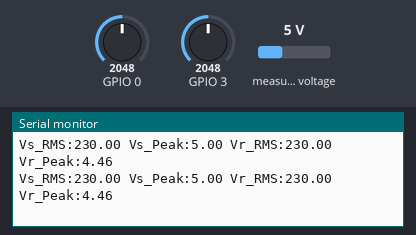
The sketch below on a simulated ESP32. Shown: the last lines printed to the serial monitor. The inputs (shaded band) are chosen by the test bench; at power-on: measured voltage 5 V, GPIO 0 = 2048, GPIO 3 = 2048.

Above: at 1.2 s.
1.3 s: measured voltage set to 0.3 V
At 1.46 s:
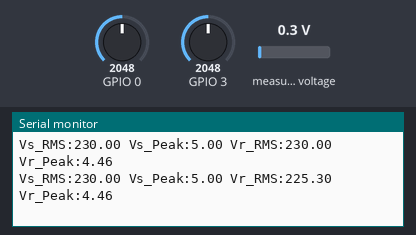
2.8 s: GPIO 0 set to 2866
At 2.91 s:
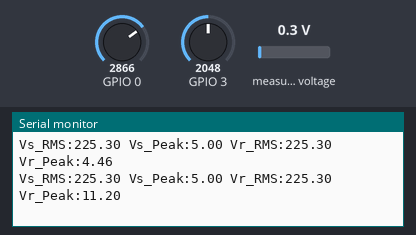
4.3 s: GPIO 3 set to 2866
At 4.37 s:
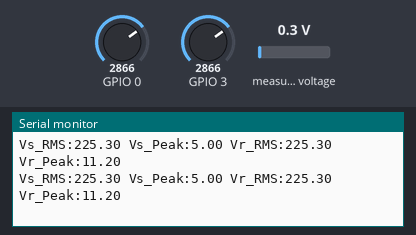
5.8 s: measured voltage set to 3.8 V
At 5.82 s:
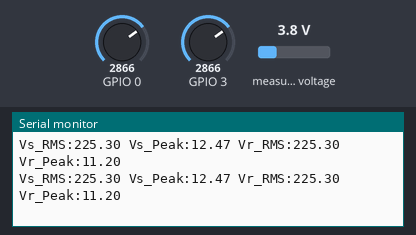
8.8 s: GPIO 0 set to 3603
At 8.92 s:
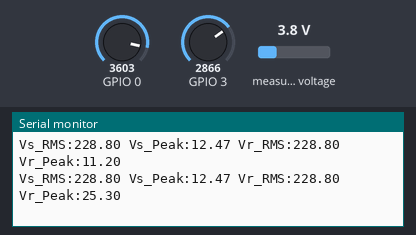
10.3 s: GPIO 3 set to 3603
At 10.37 s:
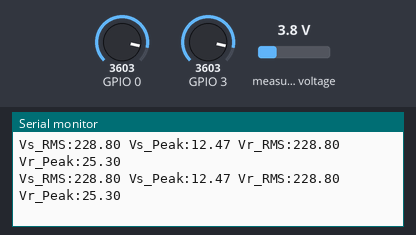
Timing chart, 0 to 12.8 s (numbered marks = the images above; inputs shaded):
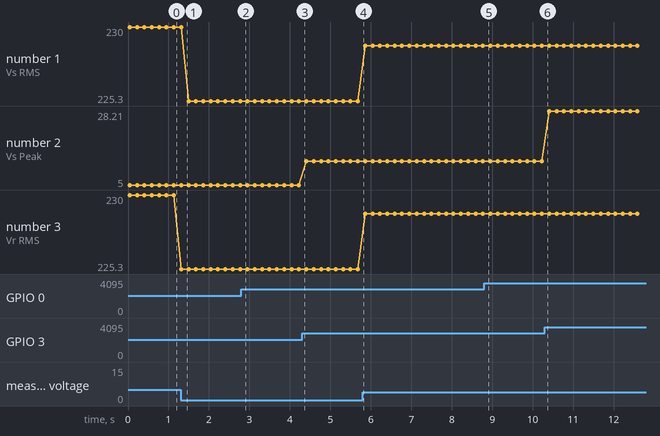

The sketch:

acquisition.ino
```cpp
#include <ZMPT101B.h>

// Sensor configuration structure
struct VoltageSensor {
  const char* name;
  uint8_t pin;
  float sensitivity;
  int zeroBaseline;
  ZMPT101B driver;

  VoltageSensor(const char* n, uint8_t p, float sens, int zero = 2282, float freq = 50.0f)
    : name(n), pin(p), sensitivity(sens), zeroBaseline(zero), driver(p, freq) {}

  void begin() {
    driver.setSensitivity(sensitivity);
  }

  float getRms(uint8_t loopCount = 1) {
    return driver.getRmsVoltage(loopCount);
  }

  float getPeak() {
    int maxDeviation = 0;
    uint32_t tStart = micros();
    while (micros() - tStart < 20000) { // 20ms = 1 period of 50Hz
      int raw = analogRead(pin);
      int dev = abs(raw - zeroBaseline);
      if (dev > maxDeviation) {
        maxDeviation = dev;
      }
    }
    return (float)maxDeviation * (3.3f / 4095.0f) * sensitivity;
  }
};

// -------------------------------------------------------------
// Easy Sensor List: Add any new sensor here in one line!
// -------------------------------------------------------------
VoltageSensor sensors[] = {
  // Name, Pin, Sensitivity, Zero-Baseline
  VoltageSensor("Vs", 3, 26.50f, 2282),
  VoltageSensor("Vr", 0, 23.75f, 2281),
};

const size_t NUM_SENSORS = sizeof(sensors) / sizeof(sensors[0]);

void setup() {
  Serial.begin(115200);

  for (size_t i = 0; i < NUM_SENSORS; i++) {
    sensors[i].begin();
  }
}

void loop() {
  for (size_t i = 0; i < NUM_SENSORS; i++) {
    float vRMS = sensors[i].getRms();
    float vPeak = sensors[i].getPeak();

    // Print labeled values (e.g. V1_RMS:14.40 V1_Peak:20.36)
    Serial.print(sensors[i].name);
    Serial.print("_RMS:");
    Serial.print(vRMS, 2);
    Serial.print(" ");
    Serial.print(sensors[i].name);
    Serial.print("_Peak:");
    Serial.print(vPeak, 2);

    if (i < NUM_SENSORS - 1) {
      Serial.print(" ");
    }
  }
  Serial.println();

  delay(100);
}
```

Measured:
- after the input at 1.3 s, the serial monitor: prints a new line at once (image 1)
- plotted number 1: 230 → 225.3 after the input at 1.3 s, 225.3 → 228.8 after the input at 5.8 s
- plotted number 2: 5 → 12.47 after the input at 4.3 s, 12.47 → 28.21 after the input at 10.3 s
- plotted number 3: 230 → 225.3 after the input at 1.3 s, 225.3 → 228.8 after the input at 5.8 s
